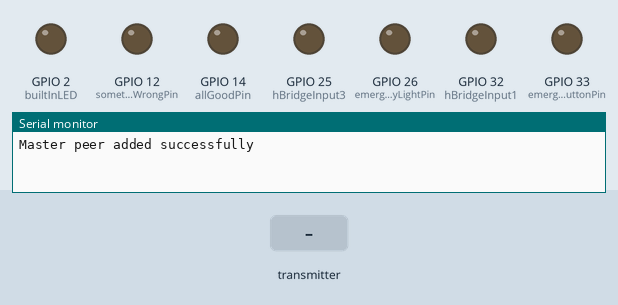
Recording of a sketch running on a simulated ESP32. Parts: output pins drawn as LEDs (lit = HIGH), the last lines printed to the serial monitor. Inputs (shaded band) come from the test bench.

Above: at 1.2 s.
1.3 s: the transmitter starts sending ch1 = 64
At 2.3 s:
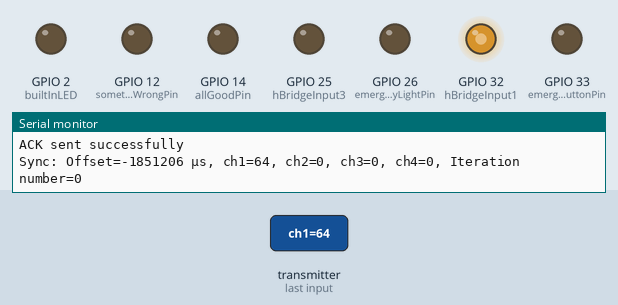
2.8 s: the transmitter starts sending ch2 = 64
At 3.5 s:
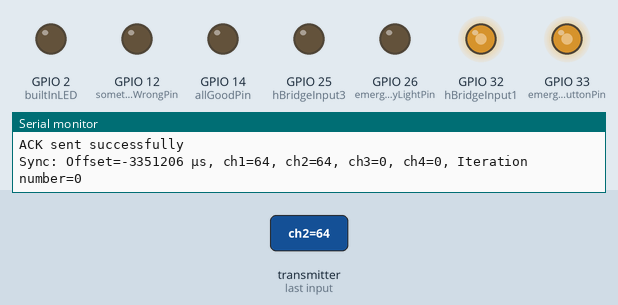
4.3 s: the transmitter starts sending ch3 = 64
At 4.6 s:
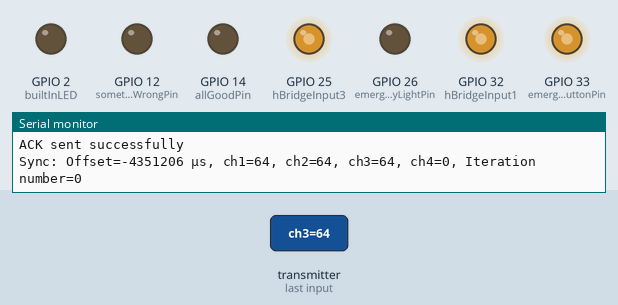
5.8 s: the transmitter starts sending ch4 = 64
At 7.0 s:
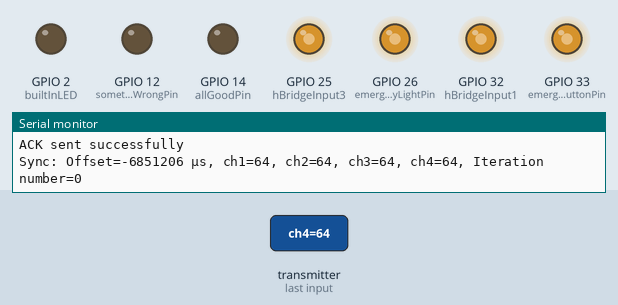
7.3 s: the transmitter starts sending ch1 = 0
At 8.1 s:
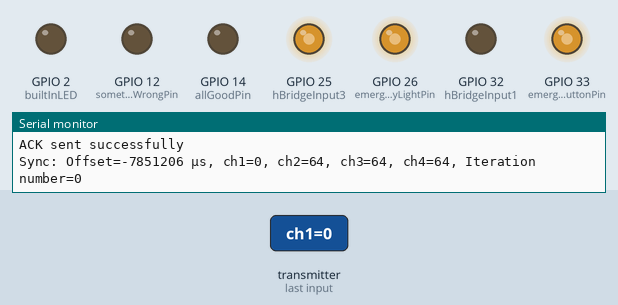
8.8 s: the transmitter starts sending ch2 = 0
At 9.2 s:
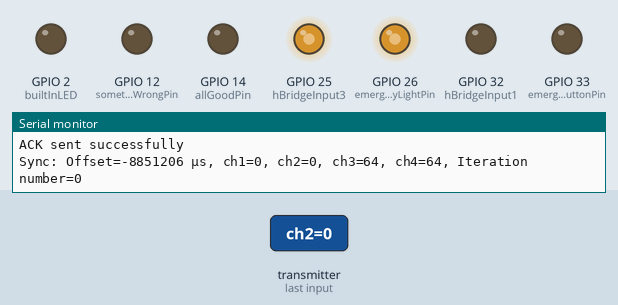
Timing chart, 0 to 11.3 s (numbered marks = the images above; inputs shaded):
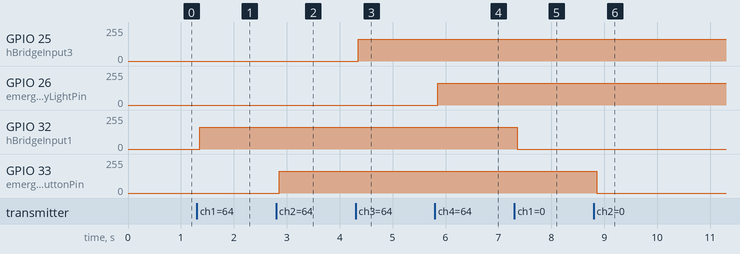

Measured:
- after the input at 1.3 s, GPIO 32 (hBridgeInput1): 0/255 → 163/255 after 0.05 s
- after the input at 2.8 s, GPIO 33 (emergencyButtonPin): 0/255 → 163/255 after 0.05 s
- after the input at 4.3 s, GPIO 25 (hBridgeInput3): 0/255 → 163/255 after 0.05 s
- after the input at 5.8 s, GPIO 26 (emergencyLightPin): 0/255 → 163/255 after 0.05 s
- after the input at 7.3 s, GPIO 32 (hBridgeInput1): 163/255 → 0/255 after 0.05 s
- after the input at 8.8 s, GPIO 33 (emergencyButtonPin): 163/255 → 0/255 after 0.05 s

The sketch:

mainESP32.ino
```cpp
#include <Arduino.h>            // Necessary for accessing FreeRTOS via Arduino IDE
#include "Wire.h"               // Necessary for I2C communication
#include <freertos/FreeRTOS.h>  // Necessary for accessing FreeRTOS
#include <freertos/task.h>      // Necessary for using tasks in FreeRTOS
#include <freertos/semphr.h>    // Enables semaphores
#include <esp_now.h>
#include <WiFi.h>
#include <esp_wifi.h>
#include <esp_mac.h>  // For the MAC2STR and MACSTR macros

#define INCLUDE_vTaskSuspend 1  // Definition of suspend function being active
#define builtInLED 2            // Builtin LED pin for debugging
#define somethingIsWrongPin 12  // Pin to light up red LED
#define allGoodPin 14           // Pin to light op green LED
#define emergencyButtonPin 33   // Emergency button connection pin
#define emergencyLightPin 26    // LED that signifies an emergency has happened
#define joystickInputXPin 36
#define joystickInputYPin 39
#define joystickSwitchPin 34
#define hBridgeInput1 32
#define hBridgeInput2 33
#define hBridgeInput3 25
#define hBridgeInput4 26


// Variables to receive
uint8_t ch1Output = 0;
uint8_t ch2Output = 0;
uint8_t ch3Output = 0;
uint8_t ch4Output = 0;
uint32_t packagenumber = 0;
uint32_t lastPackageNumber = 0;

// Time synchronization variables
uint32_t masterTime = 0;
uint32_t slaveTimeOffset = 0;

// Master MAC Address
uint8_t masterMAC[] = { 0x08, 0xa6, 0xf7, 0x10, 0x64, 0xa4 };

// Struct for ESPNOW message
typedef struct {
  uint32_t timestamp;          // Master time
  uint32_t packageNumber;      // Sequence number
  uint8_t ch1, ch2, ch3, ch4;  // Outputs
} esp32MasterMessage_t;

esp32MasterMessage_t incomingMessage;  //Storage for struct

// Callback to handle received messages
void dataReceive(const esp_now_recv_info_t *recvInfo, const uint8_t *incomingData, int len) {
  if (len != sizeof(esp32MasterMessage_t)) {
    Serial.println("Invalid message size");
    return;
  }

  memcpy(&incomingMessage, incomingData, sizeof(incomingMessage));

  if (incomingMessage.packageNumber > lastPackageNumber + 1 && lastPackageNumber != 0) {
    Serial.printf("Warning: Missing packet(s). Last received: %d, Current: %d\n",
                  lastPackageNumber, incomingMessage.packageNumber);
  }

  lastPackageNumber = incomingMessage.packageNumber;

  // Ensure the master is a registered peer
  esp_now_peer_info_t peerInfo;
  memcpy(peerInfo.peer_addr, masterMAC, 6);
  peerInfo.channel = 0;  // Match channel with master
  peerInfo.encrypt = false;

  if (!esp_now_is_peer_exist(masterMAC)) {
    if (esp_now_add_peer(&peerInfo) != ESP_OK) {
      Serial.println("Failed to add master as a peer");
      return;
    }
  }
  // Send acknowledgment
  esp_err_t result = esp_now_send(masterMAC, (uint8_t *)&incomingMessage.packageNumber, sizeof(incomingMessage.packageNumber));
  if (result == ESP_OK) {
    Serial.println("ACK sent successfully");
  } else {
    Serial.printf("ACK send failed, error: %d\n", result);
  }

  // Calculate clock offset
  uint32_t now = esp_timer_get_time();
  uint32_t estimatedMasterTime = incomingMessage.timestamp;  // Account for transmission delay
  slaveTimeOffset = estimatedMasterTime - now;

  // Update variables
  ch1Output = incomingMessage.ch1;
  ch2Output = incomingMessage.ch2;
  ch3Output = incomingMessage.ch3;
  ch4Output = incomingMessage.ch4;

  Serial.printf("Sync: Offset=%d µs, ch1=%d, ch2=%d, ch3=%d, ch4=%d, Iteration number=%d\n", slaveTimeOffset, ch1Output, ch2Output, ch3Output, ch4Output, lastPackageNumber);
}

void setup() {
  Serial.begin(115200);
  Wire.begin();           // Join I2C bus
  Wire.setClock(400000);  // 400khz

  pinMode(builtInLED, OUTPUT);           // Enables the LED for debugging
  pinMode(somethingIsWrongPin, OUTPUT);  // Enables the pin to be used as a power-source
  pinMode(allGoodPin, OUTPUT);           // Enables the pin to be used as a power-source
  pinMode(emergencyButtonPin, INPUT);    // Enables the pin to be used as a input
  pinMode(emergencyLightPin, OUTPUT);    // Enables the pin to be used as a power-source
  pinMode(joystickInputXPin, INPUT);
  pinMode(joystickInputYPin, INPUT);
  pinMode(joystickSwitchPin, INPUT_PULLDOWN);
  pinMode(hBridgeInput1, OUTPUT);
  pinMode(hBridgeInput2, OUTPUT);
  pinMode(hBridgeInput3, OUTPUT);
  pinMode(hBridgeInput4, OUTPUT);

  WiFi.mode(WIFI_STA);
  // Init ESP-NOW
  if (esp_now_init() != ESP_OK) {
    Serial.println("Error initializing ESP-NOW");
    return;
  }

  // Once ESPNow is successfully Init, get receive packet info
  esp_now_register_recv_cb(dataReceive);

  // Ensure the master is a registered peer only once
  esp_now_peer_info_t peerInfo;
  memcpy(peerInfo.peer_addr, masterMAC, 6);  // Master MAC address
  peerInfo.channel = 0;                      // Match the channel with the master
  peerInfo.encrypt = false;                  // No encryption

  // Add the master as a peer if not already done
  if (!esp_now_is_peer_exist(masterMAC)) {
    esp_err_t result = esp_now_add_peer(&peerInfo);
    if (result != ESP_OK) {
      Serial.println("Failed to add master as a peer");
      return;
    }
    Serial.println("Master peer added successfully");
  }
}

void loop() {
  //Serial.print("Local ESPCAM time: ");
  //Serial.println(micros());
  // Adjust local clock if necessary (for tasks that require synchronization)
  uint32_t correctedTime = esp_timer_get_time() + slaveTimeOffset;

  analogWrite(hBridgeInput1, ch1Output * 255 / 100);
  analogWrite(hBridgeInput2, ch2Output * 255 / 100);
  analogWrite(hBridgeInput3, ch3Output * 255 / 100);
  analogWrite(hBridgeInput4, ch4Output * 255 / 100);
  //Serial.print("Corrected time: ");
  //Serial.println(correctedTime);
  //delayMicroseconds(345);

  // Placeholder for periodic tasks
  //delay(1000);  // Example periodic task
}

void readMacAddress() {
  uint8_t baseMac[6];
  esp_err_t ret = esp_wifi_get_mac(WIFI_IF_STA, baseMac);
  if (ret == ESP_OK) {
    Serial.printf("%02x:%02x:%02x:%02x:%02x:%02x\n",
                  baseMac[0], baseMac[1], baseMac[2],
                  baseMac[3], baseMac[4], baseMac[5]);
  } else {
    Serial.println("Failed to read MAC address");
  }
}
```
